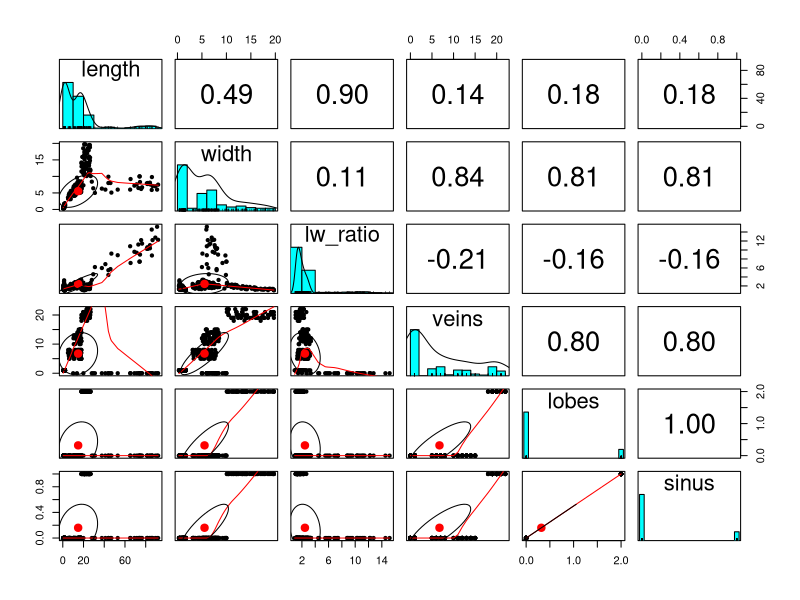

Reproduce this figure in R.
if (!requireNamespace("mnormt", quietly = TRUE)) {
    install.packages("mnormt")
}

if (!requireNamespace("psych", quietly = TRUE)) {
    install.packages("psych")
}

DataSummary <- function(df) {
    print(head(df))
    print(tail(df))
    print(summary(df))
}

Distribusi <- function(df) {
    barplot(table(df$shape), main = "Barplot Bentuk Daun", xlab = "Bentuk Daun", ylab = "Frekuensi", col = "orange", border = "black")

    par(mar = c(10, 4, 4, 2))
    barplot(table(df$plant), main = "Barplot Tanaman yang Diobservasi", xlab = "Tanaman", ylab = "Frekuensi", col = "orange", border = "black", las = 2)

    print(table(df$shape))
    print(table(df$plant))
}

HistogramScatterPlot <- function(df, only_numeric=FALSE) {
    library(psych)
    if (only_numeric) {
        columns <- unlist(strsplit("length,width,lw_ratio,veins,lobes,sinus", ","))
        df_selected <- subset(df, select = columns)

        pairs.panels(df_selected, var.labels = columns)
        print(cor(df_selected))
    }else {
        pairs.panels(df)
        print(cor(df))
    }
}

showCorrelation <- function(df, columns=unlist(strsplit("length,width,lw_ratio,veins,lobes,sinus", ","))) {
    df_selected <- df[, columns, drop = FALSE]
    
    correlation_matrix <- cor(df_selected)

    print(correlation_matrix)

    heatmap(correlation_matrix,
        xlab = "Columns",
        ylab = "Columns",
        main = "Correlation Matrix",
        col = colorRampPalette(c("red", "white", "blue"))(100),
        symm = TRUE
    )
}

df <- read.csv("dataset.csv")
HistogramScatterPlot(df, only_numeric = TRUE)
